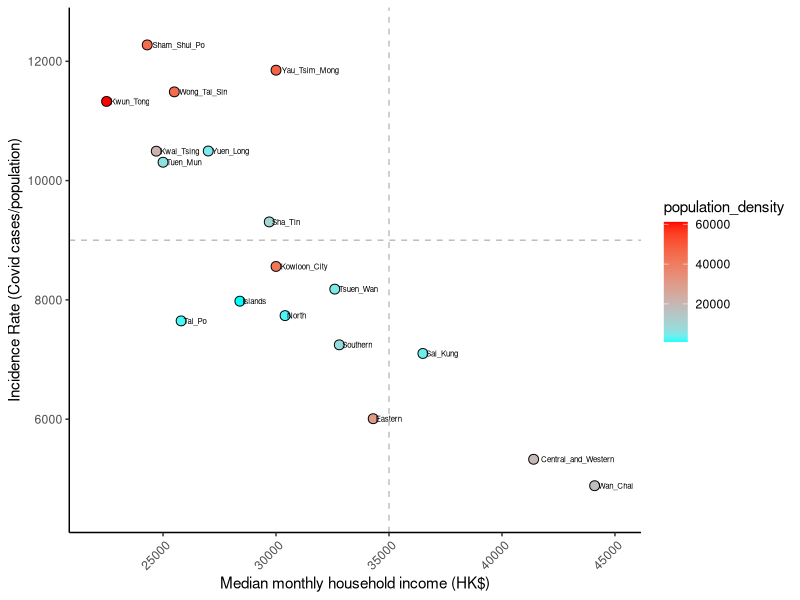
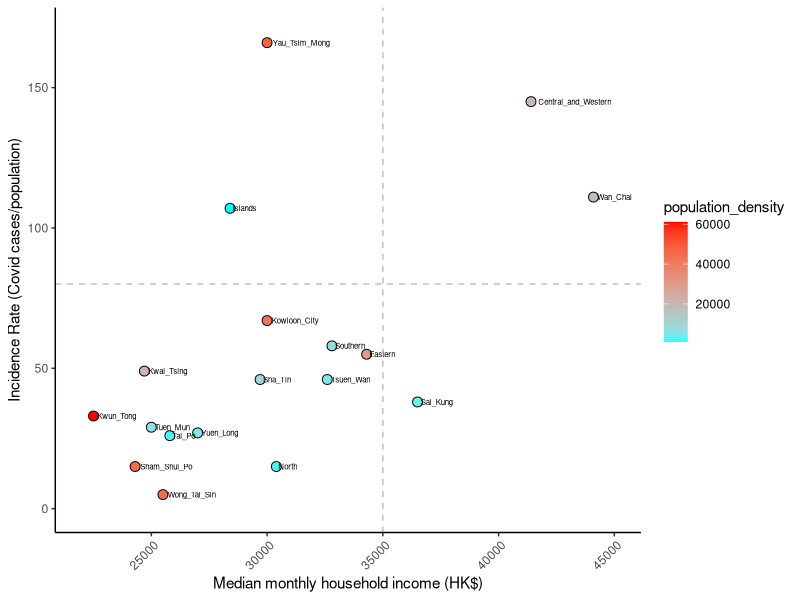
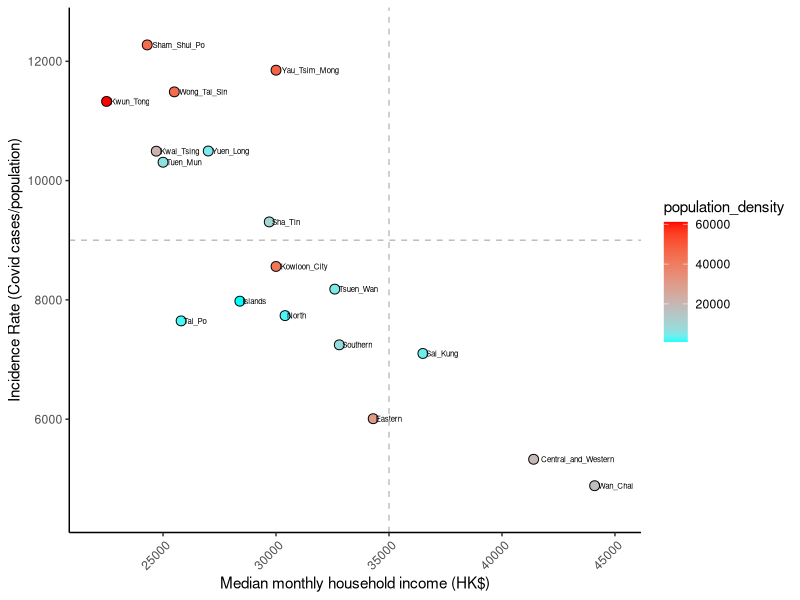
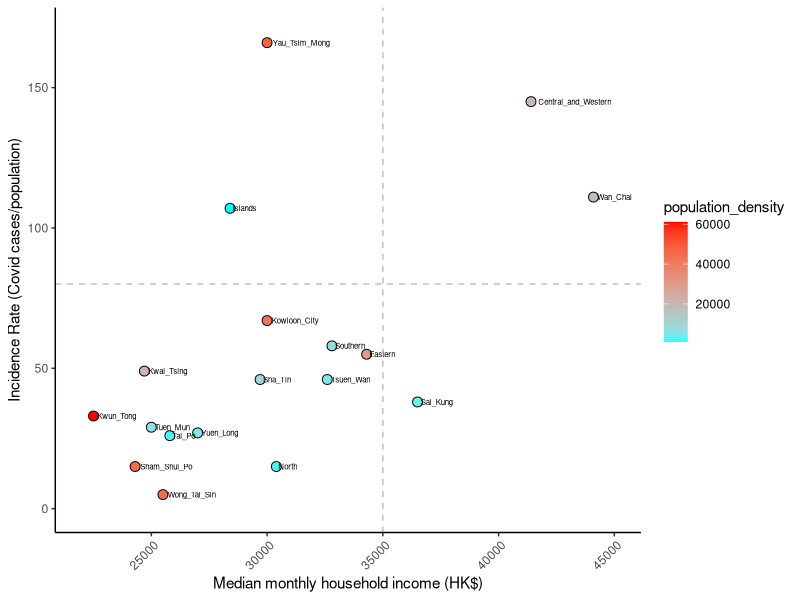

These charts were generated, in order, by the following R code:
library("ggpubr")
library("lme4")
library("readr")

metadata <- read_tsv("../data/18_districts_incidence_summary.tsv")

# spearman test
cor.test(metadata$incidence_rate, metadata$income,  method = "spearman")

cor.test(metadata$incidence_rate, metadata$population_density,  method = "spearman")

cor.test(metadata$imported_num, metadata$income,  method = "spearman")

cor.test(metadata$imported_num, metadata$population_density,  method = "spearman")


# plot the relationship between income, population density and incidence rate

g <- ggplot(data = metadata, aes(x=income,y=incidence_rate,fill=population_density,label=District))+
  geom_point(shape=21,size=3)+
  labs(x = "Median monthly household income (HK$)", y = "Incidence Rate (Covid cases/population)")+
  geom_text(hjust=-0.1, vjust=0.5,size=2)+
  scale_y_continuous(limits = c(4500,12500))+
  scale_x_continuous(limits = c(22000,45000))+
  scale_fill_gradientn(values=scales::rescale(c(5000, 10000, 20000, 40000, 60000)), colours=c("cyan", "grey", "red"))+
  #scale_fill_gradient2(low=muted("blue"),high=muted("red"),mid = "white")+
  geom_hline(aes(yintercept=9000),linetype = "dashed",color="grey")+
  geom_vline(aes(xintercept=35000),linetype = "dashed",color="grey")+
  theme(panel.grid.major = element_blank(), panel.grid.minor = element_blank(),
        panel.background = element_blank(), axis.line = element_line(colour = "black"),
        axis.text.x = element_text(angle = 45, hjust = 0.9, vjust = 0.9))
g

ggsave("../results/18 districts inequality/relationship.pdf",g,width=16,height=9,units="cm")



# plot the relationship between income, population density and imported cases

g1 <- ggplot(data = metadata, aes(x=income,y=imported_num,fill=population_density,label=District))+
  geom_point(shape=21,size=3)+
  labs(x = "Median monthly household income (HK$)", y = "Incidence Rate (Covid cases/population)")+
  geom_text(hjust=-0.1, vjust=0.5,size=2)+
  scale_y_continuous(limits = c(0,170))+
  scale_x_continuous(limits = c(22000,45000))+
  scale_fill_gradientn(values=scales::rescale(c(5000, 10000, 20000, 40000, 60000)), colours=c("cyan", "grey", "red"))+
  #scale_fill_gradient2(low=muted("blue"),high=muted("red"),mid = "white")+
  geom_hline(aes(yintercept=80),linetype = "dashed",color="grey")+
  geom_vline(aes(xintercept=35000),linetype = "dashed",color="grey")+
  theme(panel.grid.major = element_blank(), panel.grid.minor = element_blank(),
        panel.background = element_blank(), axis.line = element_line(colour = "black"),
        axis.text.x = element_text(angle = 45, hjust = 0.9, vjust = 0.9))
g1

ggsave("../results/18 districts inequality/relationship_imported.pdf",g1,width=16,height=9,units="cm")
